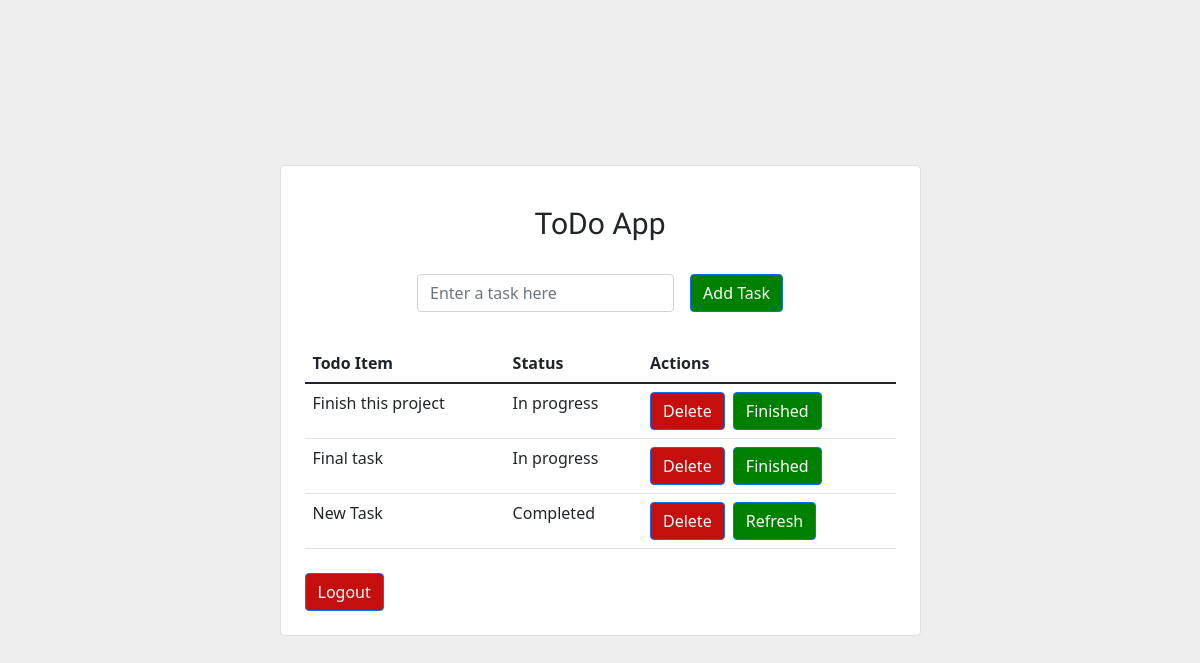
Screenshot of / (signed in) with the database file from the repository.
### todo_app/models.py (models this page shows)
class todo(models.Model):
    user = models.ForeignKey(User, on_delete=models.CASCADE)
    todo_name = models.CharField(max_length=10)
    status = models.BooleanField(default=False)

### todo_app/views.py (the view)
# urls.py: path('', views.home, name='home-page'),
@login_required
def home(request):
    if request.method == 'POST':
        task = request.POST.get("task")
        new_todo = todo(user=request.user, todo_name=task)
        new_todo.save()
    all_todos = todo.objects.filter(user=request.user)
    return render(request, 'todo_app/todo.html', {'todos':all_todos})

### todo_app/templates/todo_app/todo.html (shortened to what this page needs)
<head>
</head>
<link rel="stylesheet" href="https://cdn.jsdelivr.net/npm/bootstrap@5.1.3/dist/css/bootstrap.min.css">
<section class="vh-100" style="background-color: #eee;">
    <div class="container py-5 h-100">
      <div class="row d-flex justify-content-center align-items-center h-100">
        <div class="col col-lg-9 col-xl-7">
          <div class="card rounded-3">
            <div class="card-body p-4">
              <h4 class="text-center my-3 pb-3 shadows-into-light-regular" style="font-size: 30px;">ToDo App</h4>
              <form method="POST" class="row row-cols-lg-auto g-3 justify-content-center align-items-center mb-4 pb-2">
                <div class="col-12">
                  <div class="form-outline">
                    <input type="text" id="form1" class="form-control" name="task" placeholder="Enter a task here"/>
                  </div>
                </div>
                <div class="col-12">
                  <button type="submit" class="btn btn-primary" style="background: green;">Add Task</button>
                </div>
              </form>
              <table class="table mb-4">
                <thead>
                  <tr>
                    <th scope="col">Todo Item</th>
                    <th scope="col">Status</th>
                    <th scope="col">Actions</th>
                  </tr>
                </thead>
                <tbody>
                  {% for i in todos %}
                  <tr>
                    <td>{{i.todo_name}}</td>
                    {% if i.status == True %}
                      <td>Completed</td>
                    {% else %}
                      <td>In progress</td>
                    {% endif %}
                    <td>
                      <a href="{% url 'delete' i.id %}"><button type="submit" class="btn btn-primary" style="background: rgb(197, 15, 15); color: white;">Delete</button></a>
                      {% if i.status == True %}
                        <a href="{% url 'update' i.id %}"><button type="submit" class="btn btn-primary ms-1" style="background: green; color: white;"> Refresh</button></a>
                      {% else %}
                        <a href="{% url 'update' i.id %}"><button type="submit" class="btn btn-primary ms-1" style="background: green; color: white;">Finished</button></a>
                      {% endif %}
                    </td>
                  </tr>
                  {% endfor %}
                </tbody>
              </table>
              <a href="{% url 'logout' %}"><button style="background: rgb(197, 15, 15); color: white;" type="submit" class="btn btn-primary">Logout</button></a>
            </div>
          </div>
        </div>
      </div>
    </div>
  </section>

### todo_app/templates/todo_app/todo.html (style rules this page uses)
.shadows-into-light-regular { font-family: "Shadows Into Light", cursive; font-weight: 500; font-style: normal; }

### rows the page displays
todo: todo_name "Finish this project", status "In progress"
todo: todo_name "Final task", status "In progress"
todo: todo_name "New Task", status "Completed"
